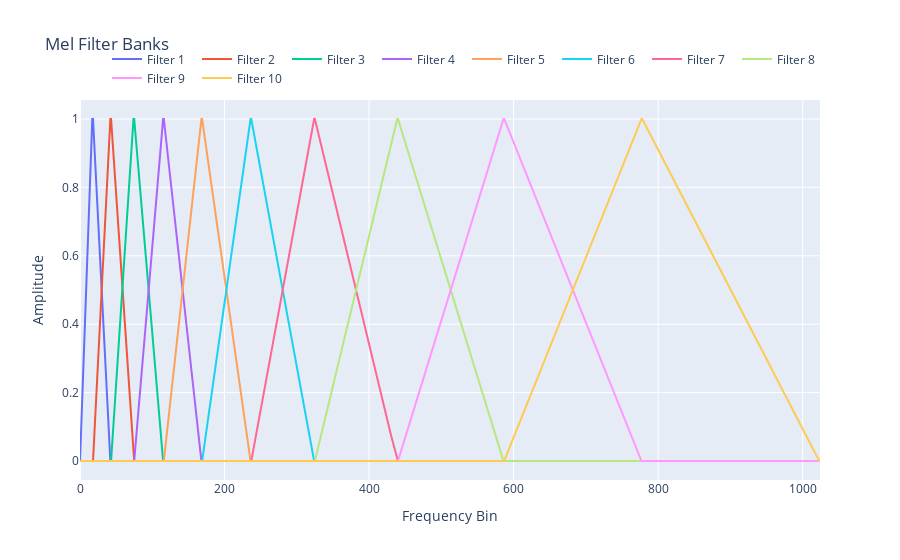

The cell this chart's notebook holds for it:
### Code cell
predictApp.plot_filters(filters)

### Figure 1 — Plotly figure (JSON) as saved in the notebook; plotly's stock layout.template omitted (floating-point values rounded to 4 significant figures; data arrays with more than 128 entries replaced by an {"elided": "..."} marker saying what was removed)
{"data": [{"mode": "lines", "name": "Filter 1", "type": "scatter", "y": {"elided": "1025 float values"}}, {"mode": "lines", "name": "Filter 2", "type": "scatter", "y": {"elided": "1025 float values"}}, {"mode": "lines", "name": "Filter 3", "type": "scatter", "y": {"elided": "1025 float values"}}, {"mode": "lines", "name": "Filter 4", "type": "scatter", "y": {"elided": "1025 float values"}}, {"mode": "lines", "name": "Filter 5", "type": "scatter", "y": {"elided": "1025 float values"}}, {"mode": "lines", "name": "Filter 6", "type": "scatter", "y": {"elided": "1025 float values"}}, {"mode": "lines", "name": "Filter 7", "type": "scatter", "y": {"elided": "1025 float values"}}, {"mode": "lines", "name": "Filter 8", "type": "scatter", "y": {"elided": "1025 float values"}}, {"mode": "lines", "name": "Filter 9", "type": "scatter", "y": {"elided": "1025 float values"}}, {"mode": "lines", "name": "Filter 10", "type": "scatter", "y": {"elided": "1025 float values"}}], "layout": {"legend": {"orientation": "h", "x": 1, "xanchor": "right", "y": 1.02, "yanchor": "bottom"}, "title": {"text": "Mel Filter Banks"}, "xaxis": {"title": {"text": "Frequency Bin"}}, "yaxis": {"title": {"text": "Amplitude"}}}}
